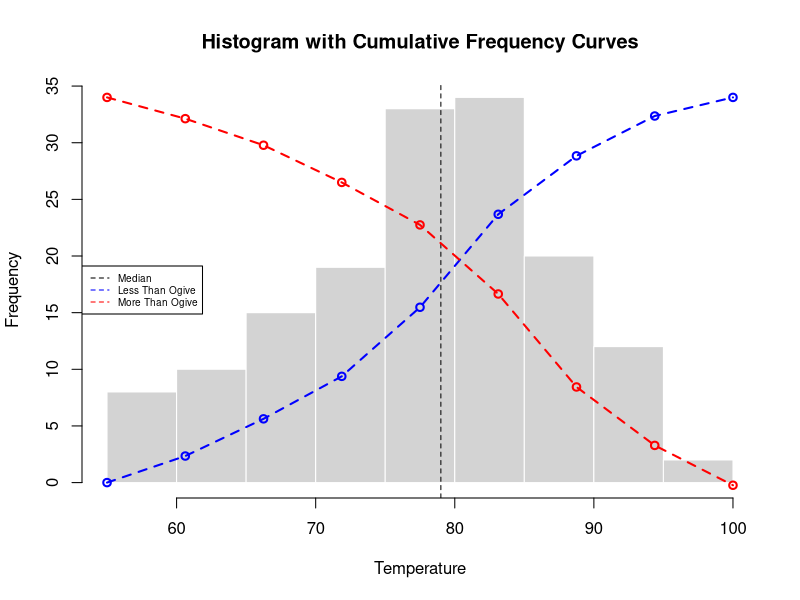
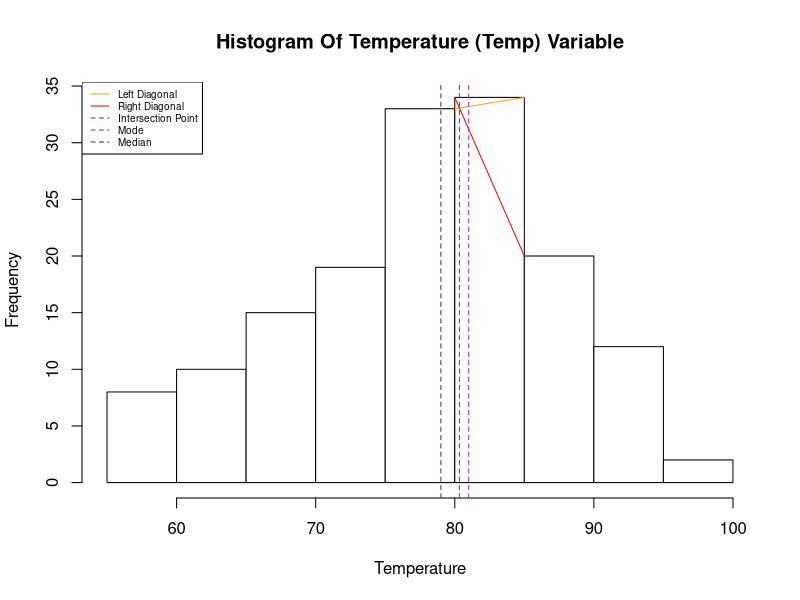
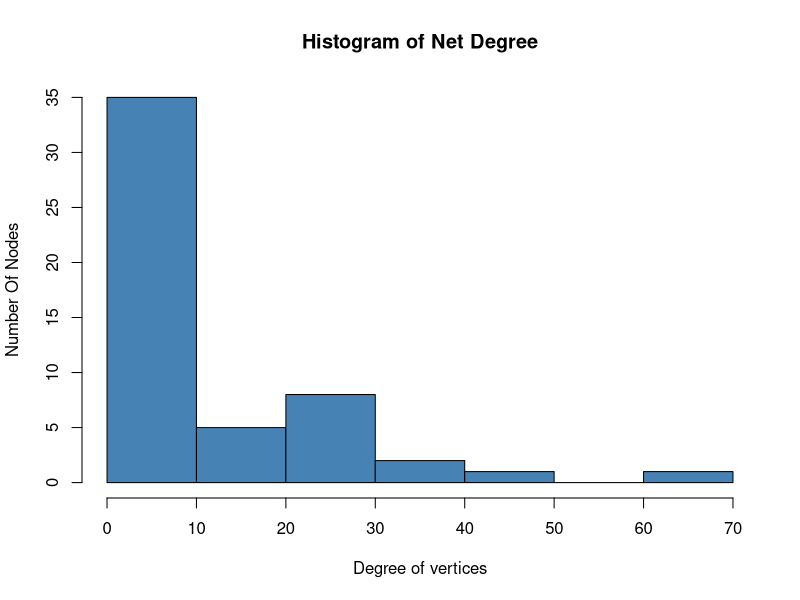
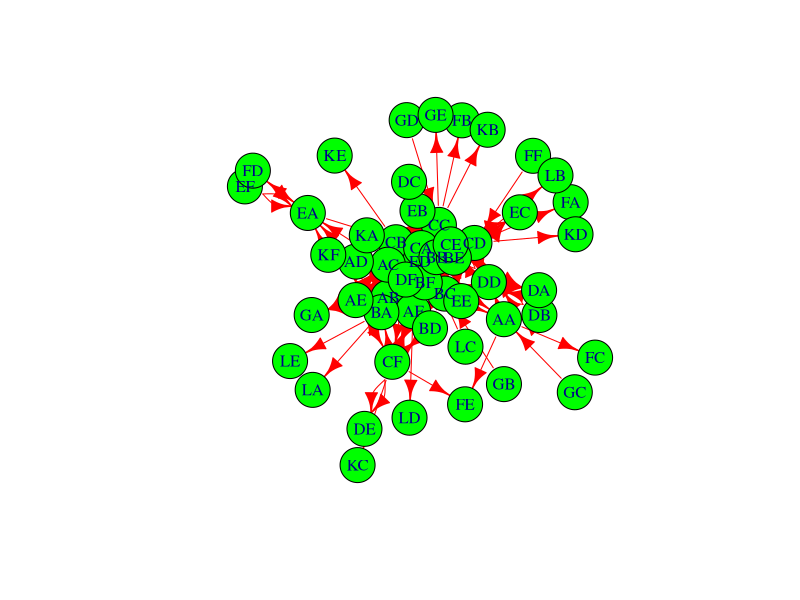
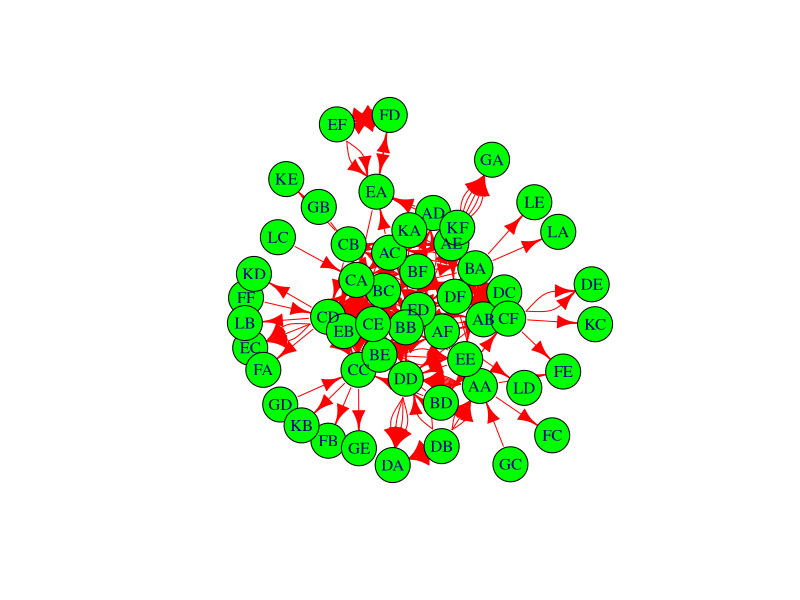
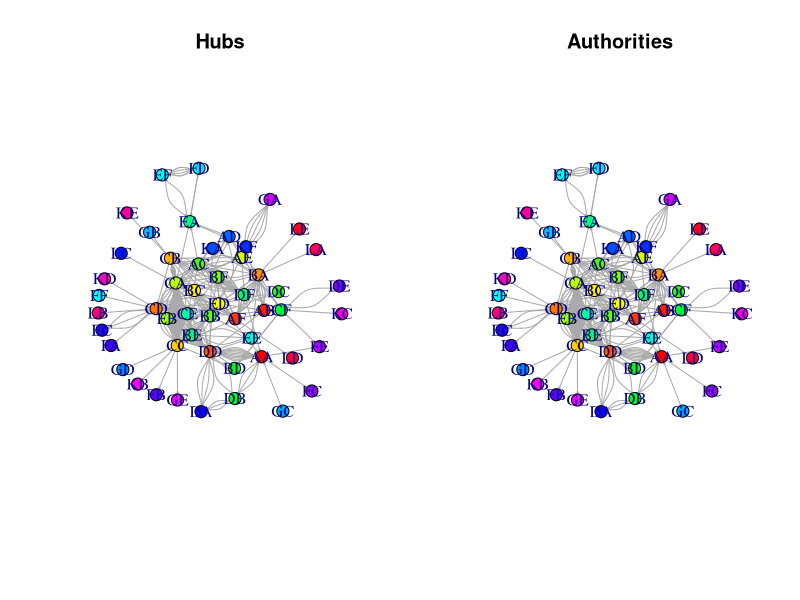
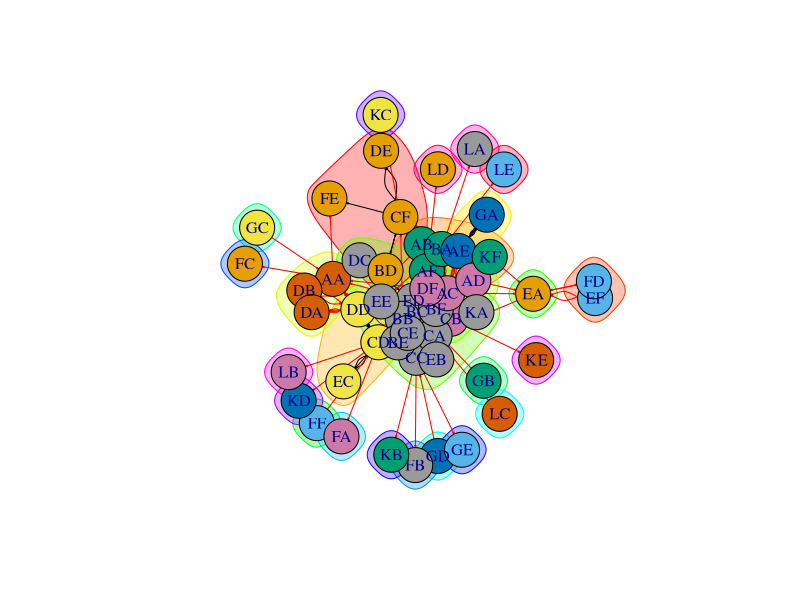

Source code (R) for these figures, in order:
## ---- chunk 1

# finding the class intervals using a statistical rule, such as Sturges' rule
intervals <- ceiling(log2(length(airquality$Temp)) + 1)

# creating class intervals using cut() function
temp_intervals <- cut(airquality$Temp, breaks = intervals)


# Get the frequencies in each class interval
freq <- table(temp_intervals)

# Calculate cumulative frequencies for each interval (ogives)
cum_freq_more_than <- cumsum(freq)
cum_freq_less_than <- rev(cumsum(rev(freq)))
cum_freq_more_than

# create the histogram with less than and more than gives
my_hist <- hist(airquality$Temp, breaks = intervals, 
          main = "Histogram with Cumulative Frequency Curves",
          xlab = "Temperature", ylab = "Frequency", border = "white")
abline(v = median(airquality$Temp), col = 'black', lty = 2, xlim = c(50, 110))
par(new=TRUE)
with (my_hist, {plot(cum_freq_more_than, col = "blue", type = "o", lwd = 2, lty = 2, axes = FALSE,
               xlab = "", ylab = "")
  lines(cum_freq_less_than, type = "o", col = "red", lwd = 2, lty = 2)
})
# Add legend
legend("left", legend = c("Median", "Less Than Ogive", "More Than Ogive"),
       col = c("black", "blue", "red"), lty = c(2, 2, 2), cex=0.6)

## ---- chunk 2

# Histogram of Temperature (Temp) variable
my_histogram <- hist(airquality$Temp,
                    main = "Histogram Of Temperature (Temp) Variable",
                    xlab = "Temperature",
                    ylab = "Frequency",
                    col = 'white')

# Find the location of the highest bar
max_bar_my_histogram <- which.max(my_histogram$counts)

# Get the leftmost and rightmost values of the highest bar
max__left_value_my_histogram <- my_histogram$breaks[max_bar_my_histogram]
max__right_value_my_histogram <- my_histogram$breaks[max_bar_my_histogram + 1]

# Get the highest count value
max_value_hist <- my_histogram$counts[max_bar_my_histogram]

# Get the locations of the left and right adjacent bars
loc_left_adj <- max_bar_my_histogram - 1
loc_right_adj <- max_bar_my_histogram + 1

# Get the rightmost frequency count value for the left adjacent bar and 
# the leftmost frequency count value for the right adjacent bar
left_adj_bar_rightmost_count <- my_histogram$counts[loc_left_adj]
right_adj_bar_leftmost_count <- my_histogram$counts[loc_right_adj]

# Calculate the slopes for the left and right diagonals
slope_1 <- (max_value_hist - left_adj_bar_rightmost_count) / 
            (max__right_value_my_histogram - max__left_value_my_histogram)
slope_2 <- (right_adj_bar_leftmost_count - max_value_hist) / 
            (max__right_value_my_histogram - max__left_value_my_histogram)

# Calculate the equations of the left and right diagonals
eqn_1_line1 <- paste("y -", 
                     left_adj_bar_rightmost_count, 
                     "=", slope_1, 
                     "(x -", max__left_value_my_histogram, ")", 
                     sep="")
eqn_2_line2 <- paste("y -", max_value_hist, 
                     "=", slope_2, 
                     "(x -", max__left_value_my_histogram,
                     ")", 
                     sep="")

# Calculate the constants for the left and right diagonals
constants_1 <- left_adj_bar_rightmost_count - slope_1 * max__left_value_my_histogram
constants_2 <- max_value_hist - slope_2 * max__left_value_my_histogram

# Calculate the intersection point
x_intersect <- (constants_2 - constants_1) / (slope_1 - slope_2)
y_intersect <- slope_1 * x_intersect + constants_1

# Draw the diagonals and the intersection point
segments(max__right_value_my_histogram, 
         max_value_hist, max__left_value_my_histogram, 
         left_adj_bar_rightmost_count, 
         col = "orange")

segments(max__left_value_my_histogram, 
         max_value_hist, 
         max__right_value_my_histogram, 
         right_adj_bar_leftmost_count, 
         col = "red")

abline(v = x_intersect, col = 'brown', lty = 2)

# Custom function to calculate mode
calculate_mode <- function(x) {
  unique_values <- unique(x)
  frequencies <- tabulate(match(x, unique_values))
  mode <- unique_values[which.max(frequencies)]
  return(mode)
}

# Calculate and draw the mode and median
mode <- calculate_mode(airquality$Temp)
abline(v = mode, col = 'purple', lty = 2)
median_temp <- median(airquality$Temp)
abline(v = median_temp, col = '#543533', lty = 2)

# Add legend
legend('topleft', legend = c("Left Diagonal", "Right Diagonal", "Intersection Point", "Mode", "Median"),
       col = c("orange", "red", "brown", 'purple', "#543533"), lty =c(1,1,2,2,2), cex = 0.6)


## ---- chunk 3
# load the necessary library
library(igraph)
library(readr)

# load the data from the current work space in the object sna then 
sna <- read.csv('sna.csv')
head(sna)

# since we need first and column from the dataframe
sna <- sna[,1:2]
head(sna)

# now saving network graph data object “net” with directed = T argument
net <- graph_from_data_frame(sna, directed = TRUE)
net


# check number of the vertices, edges. degree of the 'net' and interpret the carefully

# number of vertices
vcount(net)

# number of edges
ecount(net)

## degree
degree(net)

# create histogram of net degree and interpret it carefully
hist(degree(net), main = "Histogram of Net Degree",
     xlab = "Degree of vertices", ylab = "Number Of Nodes",
     col = 'steelblue')

# Interpretation: The histogram shows the distribution of vertex degrees in the network.
# Most nodes have a degree between 0 and 10, indicating that they are connected to a 
# small number of other nodes. There are fewer nodes with higher degrees, 
# indicating that there are some nodes that serve as hubs 
# or connectors within the network.
# Get network diagram of “net” and interpret it carefully


plot(net, edge.size = 15, edge.color = 'red',
     vertex.size = 20, vertex.color = 'green', )

# Interpretation: The network diagram shows the connections between nodes in the network. 
# Nodes are represented as circles (vertices), and edges between them represent connections. 
# The size and color of vertices and edges can be adjusted for better visualization. 
# Here, edges are in red, and vertices are in green.


# Get network diagram of “net” with kamada.kawai layout and interpret it carefully
plot(net, edge.size = 10, edge.color = 'red',
     vertex.size = 20, vertex.color = 'green',
     layout = layout.kamada.kawai)

# Interpretation: The Kamada-Kawai layout algorithm positions the nodes in the graph based on the
# strength of their connections. Nodes that are more closely connected are placed closer together, 
# while nodes with weaker connections are positioned farther apart. 
# This layout can help reveal the overall structure and clustering of the network.


# Get hubs using hubs score and interpret it carefully
# Get hubs using hubs score and interpret it carefully
hubs <- hub_score(net)$vector
hubs

# Interpretation: The hubs scores represent the centrality of each node in the network, 
# indicating how important or central each node is in terms of connecting to other nodes. 
# Higher hub scores suggest nodes that act as hubs or connectors within the network.


# Get authority using authority score and interpret it carefully
authority <- authority_score(net)$vector
authority

# lets plot 2 network diagram side by side with 1 row and 2 column using par
# plot for hubs
par(mfrow = c(1, 2))
set.seed(123)
plot(
  net,
  vertex.size = 10,
  # vary vertex size based on hubscore
  main = "Hubs",
  vertex.color = rainbow(52),
  edge.arrow.size = 0.1,
  layout = layout.kamada.kawai
)

# PLOT FOR AUTHORITIES
plot(
  net,
  vertex.size = 10,
  main = "Authorities",
  vertex.color = rainbow(52),
  edge.arrow.size = 0.1,
  layout = layout.kamada.kawai
)


# Interpretation: The authority scores represent the level of expertise or
## ---- chunk 4

## ---- chunk 5
# influence of each node in the network. Nodes with higher authority scores are
# considered more authoritative or influential within the network.
# Get community using the a special network diagram parameter and interpret it carefully

# Perform community detection using Louvain method
communities <- cluster_walktrap(net)
communities

# Get the membership vector indicating which community each node belongs to
membership <- membership(communities)
membership

# Plot the network with communities highlighted
par(mfrow=c(1,1))
plot(communities, 
     net, 
     edge.size = 10, 
     dge.color = 'red', 
     vertex.size = 20, 
     vertex.color = 'green',
     edge.arrow.size = 0.1)


# Interpretation
# The plot will display the network with nodes colored according to their community membership.
# Nodes belonging to the same community will have the same color, helping to visually 
# identify distinct communities within the network.
# You can also get information about the communities themselves
# Number of communities
num_communities <- length(communities)
num_communities

# Sizes of communities
community_sizes <- sizes(communities)
community_sizes

# Average modularity of the partition
modularity <- modularity(communities)
modularity

# Interpretation
# The number of communities gives you an idea of how fragmented or cohesive the network is. 
# Larger networks may naturally have more communities.
# Community sizes indicate the distribution of nodes among the communities. 
# You might have some dominant communities and some smaller ones.
# Modularity measures how well the network is divided into communities. 
# Higher modularity values indicate a better division, with nodes more densely 
# connected within communities and sparsely connected between communities.

